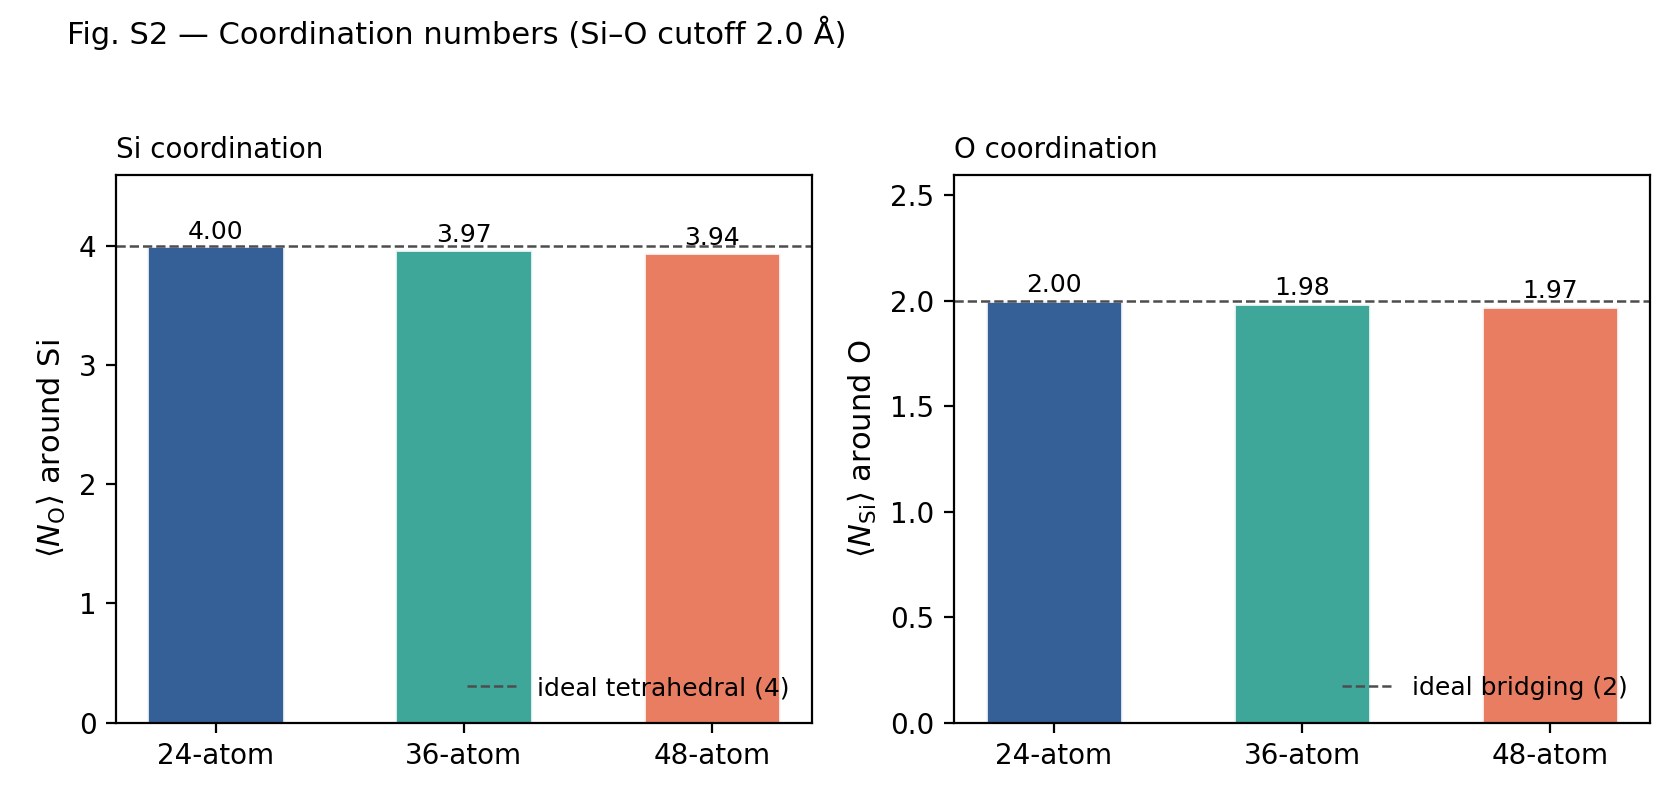

Python code for this plot:
"""
Fig. S2 — Boltzmann-weighted Si and O coordination numbers vs system size,
computed by direct bond counting at the 2.0 Å Si–O cutoff used in the Methods.
Confirms tetrahedral Si coordination (~4) and 2-fold O coordination (~2) in
all three RSL ensembles.
"""

from __future__ import annotations

import sys
from pathlib import Path

import matplotlib.pyplot as plt
import numpy as np

ROOT = Path(__file__).resolve().parents[2]
sys.path.insert(0, str(ROOT))

from paper_completion._load import (   # noqa: E402
    SizeEnsemble, SIZE_COLORS, SIZE_LABELS, boltzmann_avg_coordination,
)

SIZES = (24, 36, 48)
OUT = Path(__file__).parent
CUTOFF = 2.0


def main():
    plt.rcParams.update({
        "font.family": "DejaVu Sans",
        "axes.labelsize": 11, "xtick.labelsize": 10, "ytick.labelsize": 10,
        "legend.fontsize": 9,
    })

    n_o_si  = []
    n_si_o  = []
    for sz in SIZES:
        e = SizeEnsemble(sz)
        n_o_si.append(boltzmann_avg_coordination(e, "Si", "O", cutoff=CUTOFF))
        n_si_o.append(boltzmann_avg_coordination(e, "O",  "Si", cutoff=CUTOFF))

    fig, axes = plt.subplots(1, 2, figsize=(8.4, 4.0))

    x = np.arange(len(SIZES))
    width = 0.55

    for ax, vals, ref, ref_label, ylabel, title in [
        (axes[0], n_o_si, 4.0, "tetrahedral (4)",
         r"$\langle N_{\rm O}\rangle$ around Si", "Si coordination"),
        (axes[1], n_si_o, 2.0, "bridging (2)",
         r"$\langle N_{\rm Si}\rangle$ around O", "O coordination"),
    ]:
        bars = ax.bar(x, vals, width, color=[SIZE_COLORS[s] for s in SIZES],
                      edgecolor="white", linewidth=1.0, alpha=0.9)
        ax.axhline(ref, ls="--", color="0.3", lw=0.9, label=f"ideal {ref_label}")
        for xi, v in zip(x, vals):
            ax.text(xi, v + 0.02, f"{v:.2f}", ha="center", va="bottom", fontsize=9)
        ax.set_xticks(x); ax.set_xticklabels([SIZE_LABELS[s] for s in SIZES])
        ax.set_ylabel(ylabel)
        ax.set_title(title, loc="left", fontsize=10)
        ax.legend(loc="lower right", frameon=False)
        ax.set_ylim(0, max(vals) + 0.6)

    fig.suptitle(f"Fig. S2 — Coordination numbers (Si–O cutoff {CUTOFF:.1f} Å)",
                 x=0.04, ha="left", fontsize=11)
    fig.tight_layout(rect=[0, 0, 1, 0.95])
    pdf = OUT / "figS2_coordination_numbers.pdf"
    png = OUT / "figS2_coordination_numbers.png"
    fig.savefig(pdf); fig.savefig(png, dpi=200)
    print(f"Wrote {pdf.name} and {png.name}")


if __name__ == "__main__":
    main()
